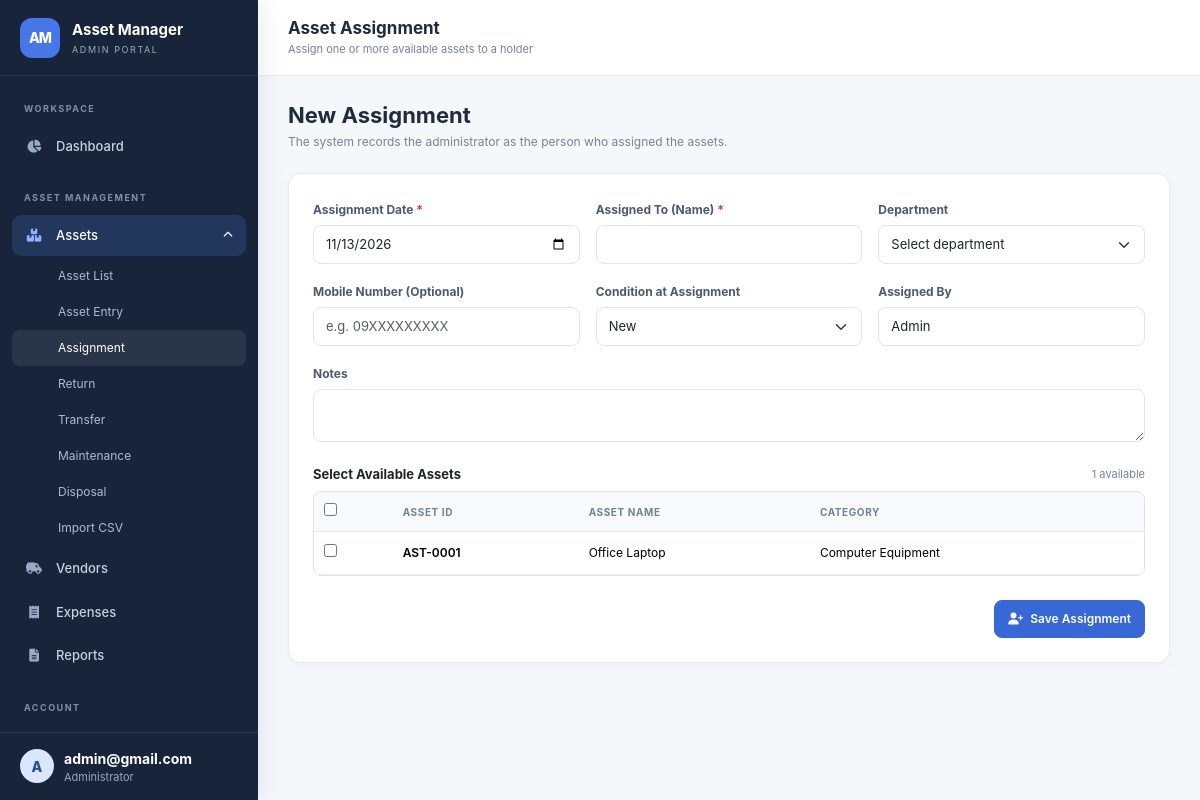
Page /assets_pages/assignment.php (signed in) on the committed database.
### tables this page shows
CREATE TABLE IF NOT EXISTS assets (
    id INT AUTO_INCREMENT PRIMARY KEY,
    asset_code VARCHAR(50) NOT NULL UNIQUE,
    name VARCHAR(150) NOT NULL,
    category_id INT NULL,
    sub_category_id INT NULL,
    brand_id INT NULL,
    model_number VARCHAR(100) NULL,
    serial_number VARCHAR(100) NULL,
    purchase_date DATE NOT NULL,
    purchase_cost DECIMAL(12, 2) NOT NULL DEFAULT 0,
    vendor_id INT NULL,
    invoice_number VARCHAR(100) NULL,
    warranty_months INT NOT NULL DEFAULT 0,
    warranty_expiry DATE NULL,
    department_id INT NULL,
    location_id INT NULL,
    condition_status ENUM('New', 'Good', 'Fair', 'Poor', 'Damaged') NOT NULL DEFAULT 'New',
    description TEXT NULL,
    photo VARCHAR(255) NULL,
    depreciation_enabled TINYINT(1) NOT NULL DEFAULT 0,
    depreciation_method ENUM('Straight Line', 'Written Down Value') NOT NULL DEFAULT 'Straight Line',
    useful_life_years DECIMAL(6, 2) NOT NULL DEFAULT 0,
    salvage_value DECIMAL(12, 2) NOT NULL DEFAULT 0,
    wdv_rate DECIMAL(5, 2) NOT NULL DEFAULT 20,
    status ENUM('Available', 'Assigned', 'Under Maintenance', 'Disposed') NOT NULL DEFAULT 'Available',
    current_holder VARCHAR(150) NULL,
    holder_mobile VARCHAR(30) NULL,
    holder_department_id INT NULL,
    maintenance_previous_status ENUM('Available', 'Assigned') NULL,
    created_at TIMESTAMP DEFAULT CURRENT_TIMESTAMP,
    updated_at TIMESTAMP DEFAULT CURRENT_TIMESTAMP ON UPDATE CURRENT_TIMESTAMP,
    FOREIGN KEY (category_id) REFERENCES categories (id) ON DELETE SET NULL,
    FOREIGN KEY (sub_category_id) REFERENCES sub_categories (id) ON DELETE SET NULL,
    FOREIGN KEY (brand_id) REFERENCES brands (id) ON DELETE SET NULL,
    FOREIGN KEY (vendor_id) REFERENCES vendors (id) ON DELETE SET NULL,
    FOREIGN KEY (department_id) REFERENCES departments (id) ON DELETE SET NULL,
    FOREIGN KEY (location_id) REFERENCES locations (id) ON DELETE SET NULL,
    FOREIGN KEY (holder_department_id) REFERENCES departments (id) ON DELETE SET NULL,
    INDEX idx_assets_status (status),
    INDEX idx_assets_purchase (purchase_date),
    INDEX idx_assets_warranty (warranty_expiry),
    INDEX idx_assets_holder (current_holder),
    INDEX idx_assets_code (asset_code)
);

CREATE TABLE IF NOT EXISTS categories (
    id INT AUTO_INCREMENT PRIMARY KEY,
    name VARCHAR(100) NOT NULL UNIQUE
);

### config/functions.php (called while the page is built, shortened)
<?php
function e(mixed $value): string {
    return htmlspecialchars((string) ($value ?? ''), ENT_QUOTES | ENT_SUBSTITUTE, 'UTF-8');
}

### assets_pages/assignment.php (the view, shortened to what this page needs)
<?php
require_once __DIR__ . '/../includes/auth.php';
$available = $pdo->query(
    "SELECT a.id,a.asset_code,a.name,c.name category FROM assets a LEFT JOIN categories c ON c.id=a.category_id WHERE a.status='Available' ORDER BY a.name"
)->fetchAll();
include __DIR__ . '/../includes/header.php';
include __DIR__ . '/../includes/sidebar.php';
?>
<main class="main-area">
    <header class="topbar">
        <div class="d-flex align-items-center gap-3">
            <div>
                <h2 class="topbar-title">Asset Assignment</h2>
                <div class="topbar-subtitle">Assign one or more available assets to a holder</div>
            </div>
        </div>
    </header>
    <div class="content-wrap">
        <div class="page-heading">
            <div>
                <h1>New Assignment</h1>
                <p>The system records the administrator as the person who assigned the assets.</p>
            </div>
        </div>
        <form method="post" class="card">
            <div class="card-body p-4"><?= csrfField() ?><div class="row g-3 mb-4">
                    <div class="col-md-4">
                        <label class="form-label required">Assignment Date</label>
                        <input type="date" name="assignment_date" class="form-control" value="<?= e(date('Y-m-d')) ?>" required>
                    </div>
                    <div class="col-md-4">
                        <label class="form-label required">Assigned To (Name)</label>
                        <input name="assigned_to" class="form-control" maxlength="150" required>
                    </div>
                    <div class="col-md-4">
                        <label class="form-label">Department</label>
                        <select name="department_id" class="form-select">
                            <option value="">Select department</option>
                        </select>
                    </div>
                    <div class="col-md-4">
                        <label class="form-label">Mobile Number (Optional)</label>
                        <input name="mobile" class="form-control" maxlength="30" placeholder="e.g. 09XXXXXXXXX">
                    </div>
                    <div class="col-md-4">
                        <label class="form-label">Condition at Assignment</label>
                        <select name="condition_at_assignment" class="form-select">
                            <?php foreach (['New', 'Good', 'Fair', 'Poor', 'Damaged'] as $c): ?>
                                <option><?= $c ?></option>
                            <?php endforeach; ?>
                        </select>
                    </div>
                    <div class="col-md-4">
                        <label class="form-label">Assigned By</label>
                        <input class="form-control" value="Admin" readonly>
                    </div>
                    <div class="col-12">
                        <label class="form-label">Notes</label><textarea name="notes" class="form-control" rows="2"></textarea>
                    </div>
                </div>
                <div class="d-flex justify-content-between align-items-center mb-2">
                    <h3 class="form-section-title mb-0">Select Available Assets</h3><span class="small-muted"><?= count($available) ?> available</span>
                </div>
                <div class="table-responsive border rounded-3">
                    <table class="table mb-0">
                        <thead>
                            <tr>
                                <th>
                                    <input type="checkbox" data-select-all=".asset-check">
                                </th>
                                <th>Asset ID</th>
                                <th>Asset Name</th>
                                <th>Category</th>
                            </tr>
                        </thead>
                        <tbody>
                            <?php foreach ($available as $a): ?>
                                <tr>
                                    <td>
                                        <input type="checkbox" class="asset-check" name="asset_ids[]" value="<?= $a['id'] ?>">
                                    </td>
                                    <td class="fw-semibold"><?= e($a['asset_code']) ?></td>
                                    <td><?= e($a['name']) ?></td>
                                    <td><?= e($a['category'] ?? '—') ?></td>
                                </tr>
                            <?php endforeach; ?>
                        </tbody>
                    </table>
                </div>
                <div class="d-flex justify-content-end mt-4">
                    <button class="btn btn-primary" <?= !$available ? 'disabled' : '' ?>><i class="fa-solid fa-user-plus me-1"></i> Save Assignment</button>
                </div>
            </div>
        </form>
    </div>
</main>
<?php include __DIR__ . '/../includes/footer.php'; ?>

### assets/css/style.css (style rules this page uses)
:root { --navy: #17243a; --navy-2: #223450; --blue: #3867d6; --blue-soft: #edf3ff; --ink: #202b3c; --muted: #768397; --line: #e7ebf1; --canvas: #f5f7fb; --sidebar: 258px; }
* { box-sizing: border-box; }
body { margin: 0; background: var(--canvas); color: var(--ink); font-family: Inter, ui-sans-serif, system-ui, -apple-system, "Segoe UI", sans-serif; font-size: 14px; }
.main-area { min-height: 100vh; }
.topbar { height: 76px; background: #fff; border-bottom: 1px solid var(--line); display: flex; align-items: center; justify-content: space-between; padding: 0 30px; position: sticky; top: 0; z-index: 100; }
.topbar-title { font-size: 17px; font-weight: 700; margin: 0; }
.topbar-subtitle { font-size: 11px; color: var(--muted); margin-top: 3px; }
.content-wrap { padding: 26px 30px 36px; max-width: 1680px; margin: 0 auto; }
.page-heading { display: flex; align-items: flex-start; justify-content: space-between; gap: 15px; margin-bottom: 22px; }
.page-heading h1 { font-size: 22px; font-weight: 750; margin: 0; }
.page-heading p { margin: 5px 0 0; color: var(--muted); font-size: 12px; }
.card { border: 1px solid var(--line); border-radius: 13px; box-shadow: 0 3px 14px rgba(29, 46, 73, 0.035); }
.card-body { padding: 18px; }
.btn { border-radius: 8px; font-size: 12px; font-weight: 600; padding: 9px 13px; }
.btn-primary { background: var(--blue); border-color: var(--blue); }
.form-control, .form-select { border-color: #dfe5ed; border-radius: 8px; min-height: 39px; font-size: 13px; }
.form-label { font-size: 12px; font-weight: 650; color: #4d5a6e; margin-bottom: 6px; }
.table { font-size: 12px; vertical-align: middle; }
.table thead th { background: #f8fafd; color: #718096; font-size: 10px; text-transform: uppercase; letter-spacing: 0.6px; font-weight: 750; border-bottom: 1px solid var(--line); white-space: nowrap; }
.table td { padding: 12px 10px; border-color: #edf0f4; }
.table th { padding: 11px 10px; }
.table-responsive { border-radius: 10px; }
.small-muted { font-size: 11px; color: var(--muted); }
.required:after { content: " *"; color: #dc3545; }
.form-section-title { font-size: 13px; font-weight: 750; margin-bottom: 14px; }

### rows in the picture
assets: asset_code "AST-0001", name "Office Laptop", category.name "Computer Equipment"

### other values in the picture
$_SESSION['admin_username'] "admin@gmail.com"
count($available) "1"
form field condition_at_assignment "New"
